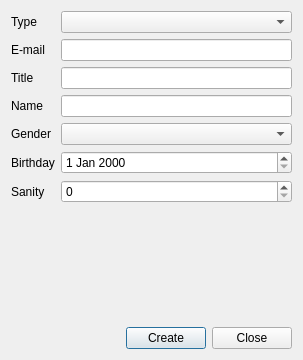
<?xml version="1.0" encoding="UTF-8"?>
<ui version="4.0">
 <class>CreateResidentDialog</class>
 <widget class="QDialog" name="CreateResidentDialog">
  <property name="geometry">
   <rect>
    <x>0</x>
    <y>0</y>
    <width>303</width>
    <height>360</height>
   </rect>
  </property>
  <property name="windowTitle">
   <string>Dialog</string>
  </property>
  <layout class="QVBoxLayout" name="verticalLayout">
   <item>
    <layout class="QGridLayout" name="gridLayout">
     <item row="1" column="1">
      <widget class="QLineEdit" name="email_edit"/>
     </item>
     <item row="2" column="1">
      <widget class="QLineEdit" name="title_edit"/>
     </item>
     <item row="3" column="1">
      <widget class="QLineEdit" name="name_edit"/>
     </item>
     <item row="5" column="0">
      <widget class="QLabel" name="label_5">
       <property name="text">
        <string>Birthday</string>
       </property>
      </widget>
     </item>
     <item row="1" column="0">
      <widget class="QLabel" name="label_7">
       <property name="text">
        <string>E-mail</string>
       </property>
      </widget>
     </item>
     <item row="2" column="0">
      <widget class="QLabel" name="label_2">
       <property name="text">
        <string>Title</string>
       </property>
      </widget>
     </item>
     <item row="4" column="1">
      <widget class="QComboBox" name="gender_select"/>
     </item>
     <item row="6" column="1">
      <widget class="QSpinBox" name="sanity_edit"/>
     </item>
     <item row="0" column="1">
      <widget class="QComboBox" name="type_selector"/>
     </item>
     <item row="3" column="0">
      <widget class="QLabel" name="label_3">
       <property name="text">
        <string>Name</string>
       </property>
      </widget>
     </item>
     <item row="4" column="0">
      <widget class="QLabel" name="label_6">
       <property name="text">
        <string>Gender</string>
       </property>
      </widget>
     </item>
     <item row="5" column="1">
      <widget class="QDateEdit" name="birthdate_edit"/>
     </item>
     <item row="6" column="0">
      <widget class="QLabel" name="label_4">
       <property name="text">
        <string>Sanity</string>
       </property>
      </widget>
     </item>
     <item row="0" column="0">
      <widget class="QLabel" name="label">
       <property name="text">
        <string>Type</string>
       </property>
      </widget>
     </item>
    </layout>
   </item>
   <item>
    <spacer name="verticalSpacer">
     <property name="orientation">
      <enum>Qt::Vertical</enum>
     </property>
     <property name="sizeHint" stdset="0">
      <size>
       <width>20</width>
       <height>10</height>
      </size>
     </property>
    </spacer>
   </item>
   <item>
    <layout class="QHBoxLayout" name="horizontalLayout">
     <item>
      <spacer name="horizontalSpacer">
       <property name="orientation">
        <enum>Qt::Horizontal</enum>
       </property>
       <property name="sizeHint" stdset="0">
        <size>
         <width>40</width>
         <height>20</height>
        </size>
       </property>
      </spacer>
     </item>
     <item>
      <widget class="QPushButton" name="create_button">
       <property name="text">
        <string>Create</string>
       </property>
      </widget>
     </item>
     <item>
      <widget class="QPushButton" name="cancel_button">
       <property name="text">
        <string>Close</string>
       </property>
      </widget>
     </item>
    </layout>
   </item>
  </layout>
 </widget>
 <tabstops>
  <tabstop>type_selector</tabstop>
  <tabstop>email_edit</tabstop>
  <tabstop>title_edit</tabstop>
  <tabstop>name_edit</tabstop>
  <tabstop>gender_select</tabstop>
  <tabstop>birthdate_edit</tabstop>
  <tabstop>sanity_edit</tabstop>
  <tabstop>create_button</tabstop>
  <tabstop>cancel_button</tabstop>
 </tabstops>
 <resources/>
 <connections/>
</ui>
